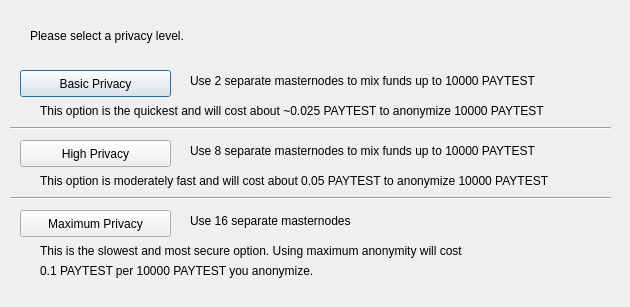
<?xml version="1.0" encoding="UTF-8"?>
<ui version="4.0">
 <class>ObfuscationConfig</class>
 <widget class="QDialog" name="ObfuscationConfig">
  <property name="geometry">
   <rect>
    <x>0</x>
    <y>0</y>
    <width>630</width>
    <height>307</height>
   </rect>
  </property>
  <property name="windowTitle">
   <string>Configure Obfuscation</string>
  </property>
  <widget class="QPushButton" name="buttonBasic">
   <property name="geometry">
    <rect>
     <x>20</x>
     <y>70</y>
     <width>151</width>
     <height>27</height>
    </rect>
   </property>
   <property name="text">
    <string>Basic Privacy</string>
   </property>
  </widget>
  <widget class="QPushButton" name="buttonHigh">
   <property name="geometry">
    <rect>
     <x>20</x>
     <y>140</y>
     <width>151</width>
     <height>27</height>
    </rect>
   </property>
   <property name="text">
    <string>High Privacy</string>
   </property>
  </widget>
  <widget class="QPushButton" name="buttonMax">
   <property name="geometry">
    <rect>
     <x>20</x>
     <y>210</y>
     <width>151</width>
     <height>27</height>
    </rect>
   </property>
   <property name="text">
    <string>Maximum Privacy</string>
   </property>
  </widget>
  <widget class="QLabel" name="label">
   <property name="geometry">
    <rect>
     <x>30</x>
     <y>20</y>
     <width>571</width>
     <height>31</height>
    </rect>
   </property>
   <property name="text">
    <string>Please select a privacy level.</string>
   </property>
  </widget>
  <widget class="QLabel" name="label_2">
   <property name="geometry">
    <rect>
     <x>190</x>
     <y>70</y>
     <width>421</width>
     <height>21</height>
    </rect>
   </property>
   <property name="text">
    <string>Use 2 separate masternodes to mix funds up to 10000 PAYTEST</string>
   </property>
  </widget>
  <widget class="QLabel" name="label_3">
   <property name="geometry">
    <rect>
     <x>190</x>
     <y>140</y>
     <width>411</width>
     <height>21</height>
    </rect>
   </property>
   <property name="text">
    <string>Use 8 separate masternodes to mix funds up to 10000 PAYTEST</string>
   </property>
  </widget>
  <widget class="QLabel" name="label_4">
   <property name="geometry">
    <rect>
     <x>190</x>
     <y>210</y>
     <width>421</width>
     <height>21</height>
    </rect>
   </property>
   <property name="text">
    <string>Use 16 separate masternodes</string>
   </property>
  </widget>
  <widget class="QLabel" name="label_6">
   <property name="geometry">
    <rect>
     <x>40</x>
     <y>100</y>
     <width>561</width>
     <height>21</height>
    </rect>
   </property>
   <property name="text">
    <string>This option is the quickest and will cost about ~0.025 PAYTEST to anonymize 10000 PAYTEST</string>
   </property>
  </widget>
  <widget class="QLabel" name="label_7">
   <property name="geometry">
    <rect>
     <x>40</x>
     <y>170</y>
     <width>561</width>
     <height>21</height>
    </rect>
   </property>
   <property name="text">
    <string>This option is moderately fast and will cost about 0.05 PAYTEST to anonymize 10000 PAYTEST</string>
   </property>
  </widget>
  <widget class="QLabel" name="label_8">
   <property name="geometry">
    <rect>
     <x>40</x>
     <y>240</y>
     <width>561</width>
     <height>21</height>
    </rect>
   </property>
   <property name="text">
    <string>This is the slowest and most secure option. Using maximum anonymity will cost</string>
   </property>
  </widget>
  <widget class="QLabel" name="label_9">
   <property name="geometry">
    <rect>
     <x>40</x>
     <y>260</y>
     <width>561</width>
     <height>21</height>
    </rect>
   </property>
   <property name="text">
    <string>0.1 PAYTEST per 10000 PAYTEST you anonymize.</string>
   </property>
  </widget>
  <widget class="Line" name="line">
   <property name="geometry">
    <rect>
     <x>10</x>
     <y>120</y>
     <width>601</width>
     <height>16</height>
    </rect>
   </property>
   <property name="orientation">
    <enum>Qt::Horizontal</enum>
   </property>
  </widget>
  <widget class="Line" name="line_2">
   <property name="geometry">
    <rect>
     <x>10</x>
     <y>190</y>
     <width>601</width>
     <height>16</height>
    </rect>
   </property>
   <property name="orientation">
    <enum>Qt::Horizontal</enum>
   </property>
  </widget>
 </widget>
 <resources/>
 <connections/>
</ui>
